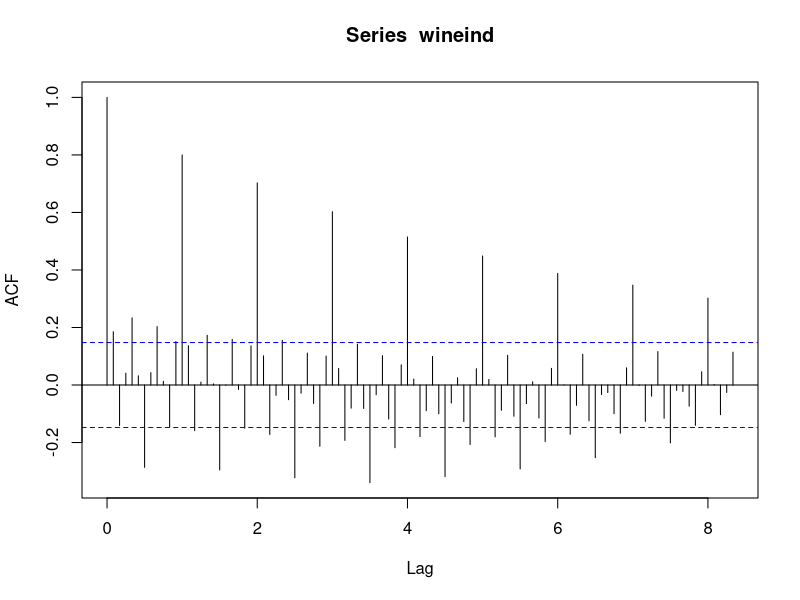
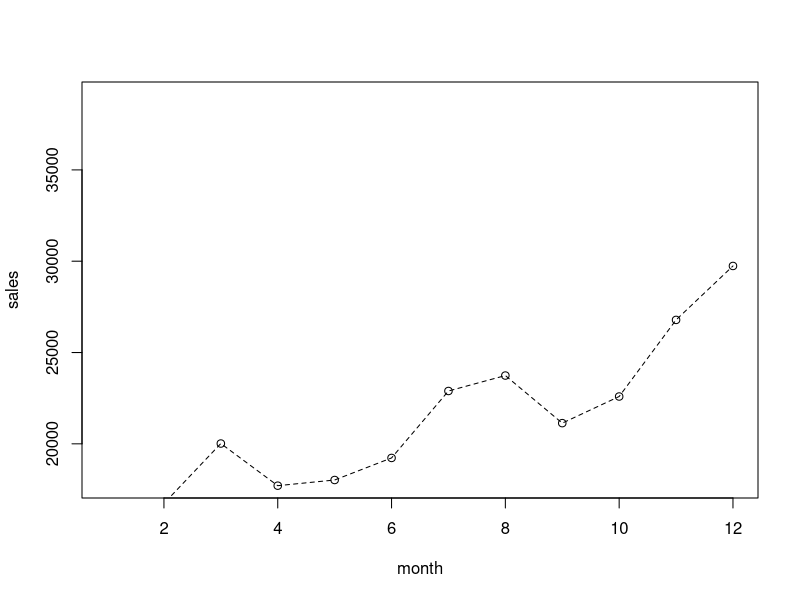

The R script that drew these images, in order: (Note: this script raises an error after producing the figures.)
## ---- chunk 1


## ---- chunk 2
install.packages(forecast)
## ---- chunk 3
library(forecast)
acf(wineind,lag.max = 100)
## ---- chunk 4

len = 1993-1980+1
data0 = wineind[1:12*len]
range0 = range(data0) + c(-100,100)
plot(1:12, 1:12, ylim=range0, col= 'white', xlab="month", ylab="sales")
for (i in 1:len)
{
  points(1:12, wineind[12*(i-1)+1:(12*i)])
  lines(1:12, wineind[12*(i-1)+1:(12*i)], lty = 2)
}
## ---- chunk 5
Month = NULL
DstValue = NULL
RecentVal1 = NULL
RecentVal4 = NULL
RecentVal6 = NULL
RecentVal8 = NULL
RecentVal12 = NULL

wineind[wineind<18000] = 18000
wineind[wineind>38000] = 38000
for (i in (12+1):(length(wineind-1)))
{
  Month <- c(Month, i%%12+1)
  DstValue  <- c(DstValue, wineind[i+1])
  RecentVal1 <- c(RecentVal1, wineind[i])
  RecentVal4 <- c(RecentVal4, wineind[i-3])
  RecentVal6 <- c(RecentVal6, wineind[i-5])
  RecentVal8 <- c(RecentVal8, wineind[i-7])
  RecentVal12 <- c(RecentVal12, wineind[i-11])
}
preData = data.frame(Month, DstValue, RecentVal1, RecentVal4, RecentVal6, RecentVal8, RecentVal12)
head(preData)
plot(preData)
## ---- chunk 6
lm.fit = lm(DstValue~RecentVal12, data=preData)
cook<-cooks.distance(lm.fit)
plot(cook)
abline(h=0.15, lty=2, col='red')
## ---- chunk 7
cook[cook>0.15]
preData=preData[-c(123,79),]
## ---- chunk 8
trainData = preData[1:150,]
testData = preData[151:163,]

lm.fit<-lm(DstValue~Month + RecentVal1 + RecentVal4 + RecentVal6 + RecentVal8 + RecentVal12, data=trainData)
summary(lm.fit)
## ---- chunk 9

## ---- chunk 10

